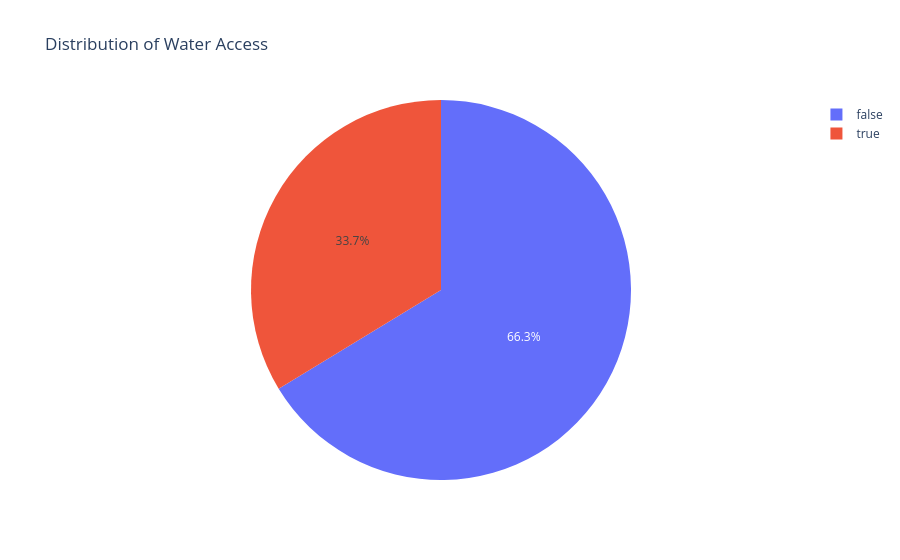

The notebook cell saved with this chart:
### Code cell
# Pie chart of water access
water_access = new_df['improved_water_supply'].value_counts()
fig4 = px.pie(
    values=water_access.values,
    names=water_access.index,
    title='Distribution of Water Access'
)
fig4.show()

### Figure 1 — Plotly figure (JSON) as saved in the notebook; plotly's stock layout.template omitted (floating-point values rounded to 4 significant figures)
{"data": [{"domain": {"x": [0, 1], "y": [0, 1]}, "hovertemplate": "label=%{label}<br>value=%{value}<extra></extra>", "labels": [false, true], "legendgroup": "", "name": "", "showlegend": true, "type": "pie", "values": [42057, 21376]}], "layout": {"legend": {"tracegroupgap": 0}, "title": {"text": "Distribution of Water Access"}}}
